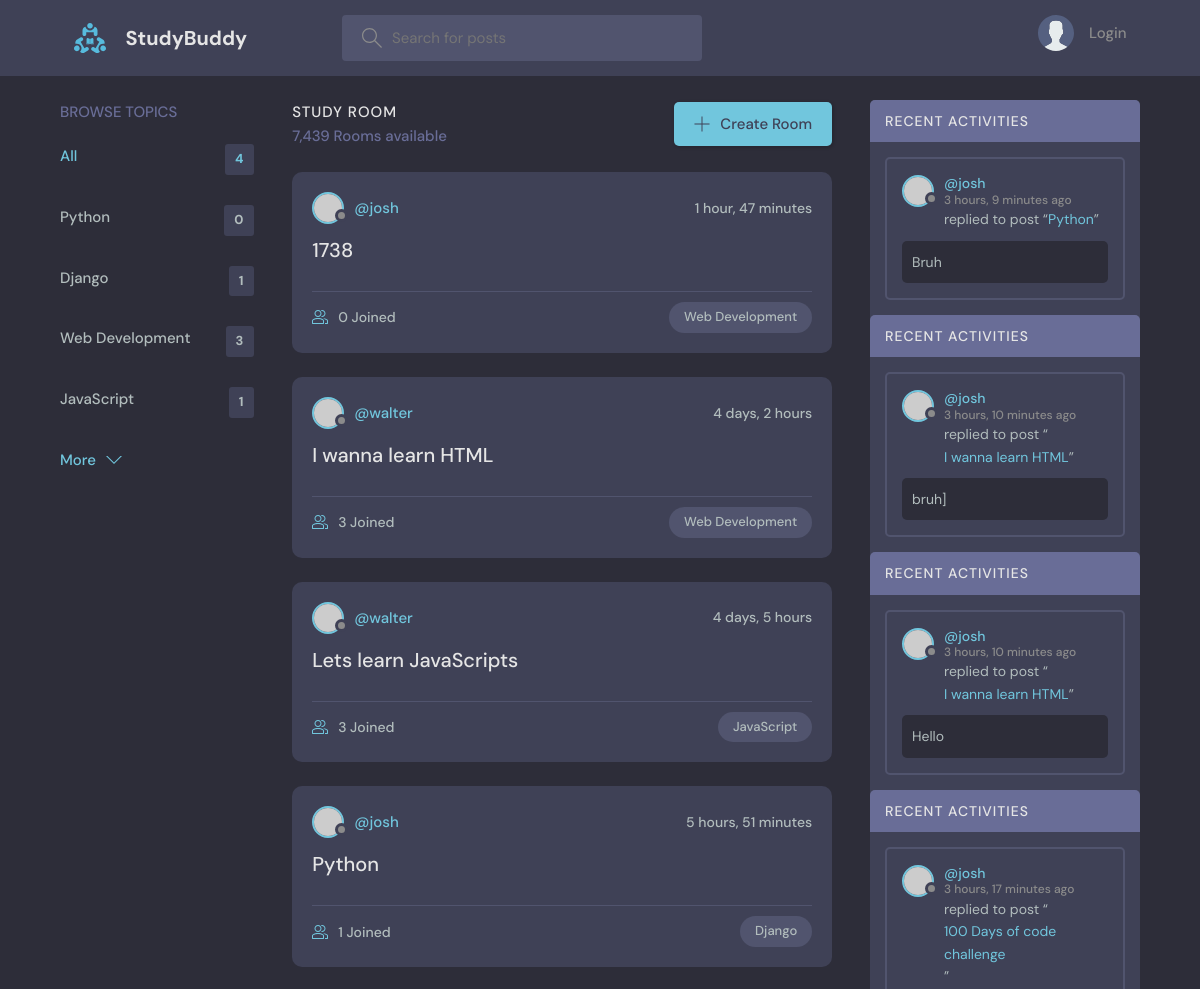
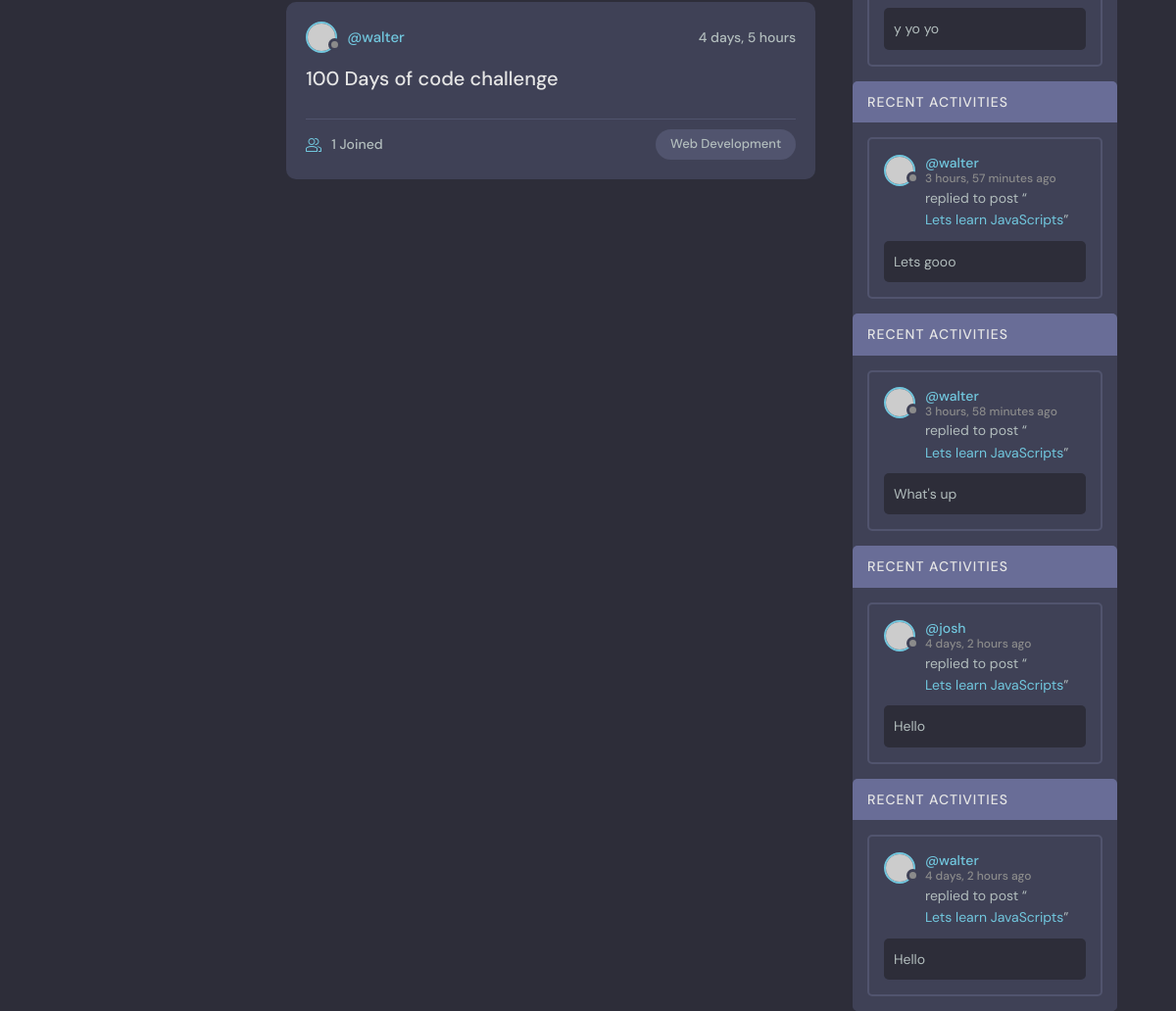
The page / on the database its author committed (2 pictures, top to bottom).
### base/models.py (models this page shows, shortened)
class Topic(models.Model):
    name = models.CharField(max_length = 200)

class Room(models.Model):
    host =  models.ForeignKey(User, on_delete = models.SET_NULL, null = True)
    topic = models.ForeignKey(Topic, on_delete = models.SET_NULL, null = True)
    name = models.CharField(max_length=200) #Allows different names
    description = models.TextField(null = True, blank = True) #Blank page for decription
    participants = models.ManyToManyField(User, related_name = 'participants', blank = True )
    updated = models.DateTimeField(auto_now = True) # Shows time
    created = models.DateTimeField(auto_now_add = True) #shows time of creation
    class Meta:
        ordering = ['-updated', '-created']
    def __str__(self):
        return self.name

class Message(models.Model):
    user = models.ForeignKey(User, on_delete = models.CASCADE) #A for Users relationship with Room class that deletes all the childern
    room = models.ForeignKey(Room, on_delete = models.CASCADE) #A for room relationship with Room class that deletes all the childern
    body = models.TextField()
    updated = models.DateTimeField(auto_now = True) # Shows time
    created = models.DateTimeField(auto_now_add = True) #shows time of creation
    class Meta:
        ordering = ['-updated', '-created']

### base/views.py (the view)
# urls.py: path('', views.home, name = "home"), #Path to home
def home(request):
    q = request.GET.get('q') if request.GET.get('q') != None else ''
    rooms = Room.objects.filter(
        Q(topic__name__icontains = q) |
        Q(name__icontains = q) |
        Q(description__icontains = q)
        ) #overrides the other room list
    topics = Topic.objects.all()
    room_count = rooms.count()
    room_messages = Message.objects.filter(Q(room__topic__name__icontains=q))
    context = {'rooms': rooms, 'topics': topics, 'room_count' : room_count, 'room_messages' : room_messages}
    return render(request, 'base/home.html', context) #Goes into template folder to go to the home html

### base/templates/base/home.html (shortened to what this page needs)
{% extends 'main.html' %}
{% block content %}
    <main class="layout layout--3">
      <div class="container">
        {% include 'base/topics_component.html' %}
        <div class="roomList">
          <div class="roomList__header">
            <div>
              <h2>Study Room</h2>
              <p>7,439 Rooms available</p>
            </div>
            <a class="btn btn--main" href="create-room.html">
              <svg version="1.1" xmlns="http://www.w3.org/2000/svg" width="32" height="32" viewBox="0 0 32 32">
                <title>add</title>
                <path
                  d="M16.943 0.943h-1.885v14.115h-14.115v1.885h14.115v14.115h1.885v-14.115h14.115v-1.885h-14.115v-14.115z"
                ></path>
              </svg>
              Create Room
            </a>
          </div>
          {% include 'base/feed_component.html' %}
        </div>
         {% include 'base/activity_component.html' %}
      </div>
    </main>
{% endblock content %}

### base/templates/base/topics_component.html
<div class="topics">
    <div class="topics__header">
      <h2>Browse Topics</h2>
    </div>
    <ul class="topics__list">
      <li>
        <a href="{% url 'home' %}" class="active">All <span>{{topics.count}}</span></a>
      </li>
      {% for topic in topics %}
      <li>
        <a href="{% url 'home' %}?q={{topic.name}}">{{topic.name}} <span>{{topic.room_set.all.count}}</span></a>
      </li>
      {% endfor %}
    </ul>
    <a class="btn btn--link" href="topics.html">
      More
      <svg version="1.1" xmlns="http://www.w3.org/2000/svg" width="32" height="32" viewBox="0 0 32 32">
        <title>chevron-down</title>
        <path d="M16 21l-13-13h-3l16 16 16-16h-3l-13 13z"></path>
      </svg>
    </a>
  </div>

### base/templates/base/feed_component.html (shortened to what this page needs)
{% for room in rooms%}
<div class="roomListRoom">
    <div class="roomListRoom__header">
      <a href="{% url 'user-profile' room.host.id %}" class="roomListRoom__author">
        <div class="avatar avatar--small">
          <img src="https://randomuser.me/api/portraits/women/11.jpg" />
        </div>
        <span>@{{room.host.username}}</span>
      </a>
      <div class="roomListRoom__actions">
        <span>{{room.created|timesince}}</span>
      </div>
    </div>
    <div class="roomListRoom__content">
      <a href="{% url 'room' room.id %}">{{room.name}}</a>
    </div>
    <div class="roomListRoom__meta">
      <a href="{% url 'room' room.id %}" class="roomListRoom__joined">
        {{room.participants.all.count}} Joined
      </a>
      <p class="roomListRoom__topic">{{room.topic.name}}</p>
    </div>
  </div>
{% endfor %}

### base/templates/base/activity_component.html (shortened to what this page needs)
{% for message in room_messages %}
<div class="activities">
    <div class="activities__header">
      <h2>Recent Activities</h2>
    </div>
    <div class="activities__box">
      <div class="activities__boxHeader roomListRoom__header">
        <a href="{% url 'user-profile' message.user.id %}" class="roomListRoom__author">
          <div class="avatar avatar--small">
            <img src="https://randomuser.me/api/portraits/women/11.jpg" />
          </div>
          <p>
            @{{message.user}}
            <span>{{message.created | timesince}} ago</span>
          </p>
        </a>
      </div>
      <div class="activities__boxContent">
        <p>replied to post “<a href="{% url 'room' message.room.id %}">{{message.room}}</a>”</p>
        <div class="activities__boxRoomContent">
          {{message.body}}
        </div>
      </div>
    </div>
    {% endfor %}
</div>

### rows shown on the page
Topic: name "Python", room_set.all.count "0"
Topic: name "Django", room_set.all.count "1"
Topic: name "Web Development", room_set.all.count "3"
Topic: name "JavaScript", room_set.all.count "1"
Room: host.username "josh", created "1 hour, 47 minutes", name "1738", participants.all.count "0", topic.name "Web Development"
Room: host.username "walter", created "4 days, 2 hours", name "I wanna learn HTML", participants.all.count "3", topic.name "Web Development"
Room: host.username "walter", created "4 days, 5 hours", name "Lets learn JavaScripts", participants.all.count "3", topic.name "JavaScript"
Room: host.username "josh", created "5 hours, 51 minutes", name "Python", participants.all.count "1", topic.name "Django"
Room: host.username "walter", created "4 days, 5 hours", name "100 Days of code challenge", participants.all.count "1", topic.name "Web Development"
Message: user "josh", created "3 hours, 9 minutes", room "Python", body "Bruh"
Message: user "josh", created "3 hours, 10 minutes", room "I wanna learn HTML", body "bruh]"
Message: user "josh", created "3 hours, 10 minutes", room "I wanna learn HTML", body "Hello"
Message: user "josh", created "3 hours, 17 minutes", room "100 Days of code challenge", body "y yo yo"
Message: user "walter", created "3 hours, 57 minutes", room "Lets learn JavaScripts", body "Lets gooo"
Message: user "walter", created "3 hours, 58 minutes", room "Lets learn JavaScripts", body "What's up"
Message: user "josh", created "4 days, 2 hours", room "Lets learn JavaScripts", body "Hello"
Message: user "walter", created "4 days, 2 hours", room "Lets learn JavaScripts", body "Hello"

### other values the page prints
{{ topics.count }} "4"
